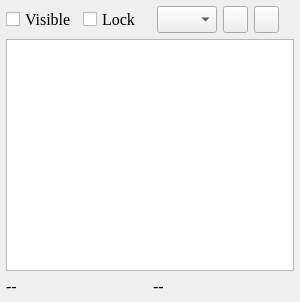
<?xml version="1.0" encoding="UTF-8"?>
<ui version="4.0">
 <class>Form</class>
 <widget class="QWidget" name="Form">
  <property name="geometry">
   <rect>
    <x>0</x>
    <y>0</y>
    <width>300</width>
    <height>302</height>
   </rect>
  </property>
  <property name="font">
   <font>
    <family>Times New Roman</family>
    <pointsize>12</pointsize>
   </font>
  </property>
  <property name="windowTitle">
   <string>Form</string>
  </property>
  <layout class="QVBoxLayout" name="verticalLayout">
   <property name="spacing">
    <number>6</number>
   </property>
   <property name="leftMargin">
    <number>6</number>
   </property>
   <property name="topMargin">
    <number>6</number>
   </property>
   <property name="rightMargin">
    <number>6</number>
   </property>
   <property name="bottomMargin">
    <number>6</number>
   </property>
   <item>
    <widget class="QWidget" name="widget" native="true">
     <layout class="QHBoxLayout" name="horizontalLayout">
      <property name="leftMargin">
       <number>0</number>
      </property>
      <property name="topMargin">
       <number>0</number>
      </property>
      <property name="rightMargin">
       <number>0</number>
      </property>
      <property name="bottomMargin">
       <number>0</number>
      </property>
      <item>
       <widget class="QCheckBox" name="checkBox_visible">
        <property name="maximumSize">
         <size>
          <width>120</width>
          <height>16777215</height>
         </size>
        </property>
        <property name="focusPolicy">
         <enum>Qt::ClickFocus</enum>
        </property>
        <property name="text">
         <string>Visible</string>
        </property>
       </widget>
      </item>
      <item>
       <widget class="QCheckBox" name="checkBox_lock">
        <property name="maximumSize">
         <size>
          <width>60</width>
          <height>16777215</height>
         </size>
        </property>
        <property name="toolTip">
         <string>Cannot be moved after locking.</string>
        </property>
        <property name="text">
         <string>Lock</string>
        </property>
       </widget>
      </item>
      <item>
       <spacer name="horizontalSpacer">
        <property name="orientation">
         <enum>Qt::Horizontal</enum>
        </property>
        <property name="sizeHint" stdset="0">
         <size>
          <width>0</width>
          <height>20</height>
         </size>
        </property>
       </spacer>
      </item>
      <item>
       <widget class="QComboBox" name="comboBox_group_select">
        <property name="maximumSize">
         <size>
          <width>60</width>
          <height>16777215</height>
         </size>
        </property>
        <property name="statusTip">
         <string>Select polygons by group.</string>
        </property>
       </widget>
      </item>
      <item>
       <widget class="QPushButton" name="button_prev_group">
        <property name="maximumSize">
         <size>
          <width>25</width>
          <height>16777215</height>
         </size>
        </property>
        <property name="focusPolicy">
         <enum>Qt::ClickFocus</enum>
        </property>
        <property name="statusTip">
         <string>Prev group.</string>
        </property>
        <property name="text">
         <string/>
        </property>
        <property name="icon">
         <iconset resource="../icons.qrc">
          <normaloff>:/icon/icons/上一步_back.svg</normaloff>:/icon/icons/上一步_back.svg</iconset>
        </property>
       </widget>
      </item>
      <item>
       <widget class="QPushButton" name="button_next_group">
        <property name="maximumSize">
         <size>
          <width>25</width>
          <height>16777215</height>
         </size>
        </property>
        <property name="focusPolicy">
         <enum>Qt::ClickFocus</enum>
        </property>
        <property name="statusTip">
         <string>Next group.</string>
        </property>
        <property name="text">
         <string/>
        </property>
        <property name="icon">
         <iconset resource="../icons.qrc">
          <normaloff>:/icon/icons/下一步_next.svg</normaloff>:/icon/icons/下一步_next.svg</iconset>
        </property>
       </widget>
      </item>
      <item>
       <widget class="QLabel" name="label">
        <property name="minimumSize">
         <size>
          <width>9</width>
          <height>0</height>
         </size>
        </property>
        <property name="maximumSize">
         <size>
          <width>9</width>
          <height>16777215</height>
         </size>
        </property>
        <property name="text">
         <string/>
        </property>
       </widget>
      </item>
     </layout>
    </widget>
   </item>
   <item>
    <widget class="QListWidget" name="listWidget">
     <property name="focusPolicy">
      <enum>Qt::ClickFocus</enum>
     </property>
     <property name="selectionMode">
      <enum>QAbstractItemView::ExtendedSelection</enum>
     </property>
    </widget>
   </item>
   <item>
    <widget class="QWidget" name="widget_2" native="true">
     <layout class="QHBoxLayout" name="horizontalLayout_2">
      <property name="leftMargin">
       <number>0</number>
      </property>
      <property name="topMargin">
       <number>0</number>
      </property>
      <property name="rightMargin">
       <number>0</number>
      </property>
      <property name="bottomMargin">
       <number>0</number>
      </property>
      <item>
       <widget class="QLabel" name="label_polygons_num">
        <property name="toolTip">
         <string>Polygons num.</string>
        </property>
        <property name="text">
         <string>--</string>
        </property>
        <property name="alignment">
         <set>Qt::AlignLeading|Qt::AlignLeft|Qt::AlignVCenter</set>
        </property>
       </widget>
      </item>
      <item>
       <widget class="QLabel" name="label_groups_num">
        <property name="toolTip">
         <string>Groups num.</string>
        </property>
        <property name="text">
         <string>--</string>
        </property>
        <property name="alignment">
         <set>Qt::AlignLeading|Qt::AlignLeft|Qt::AlignVCenter</set>
        </property>
       </widget>
      </item>
     </layout>
    </widget>
   </item>
  </layout>
 </widget>
 <resources>
  <include location="../icons.qrc"/>
 </resources>
 <connections/>
</ui>
